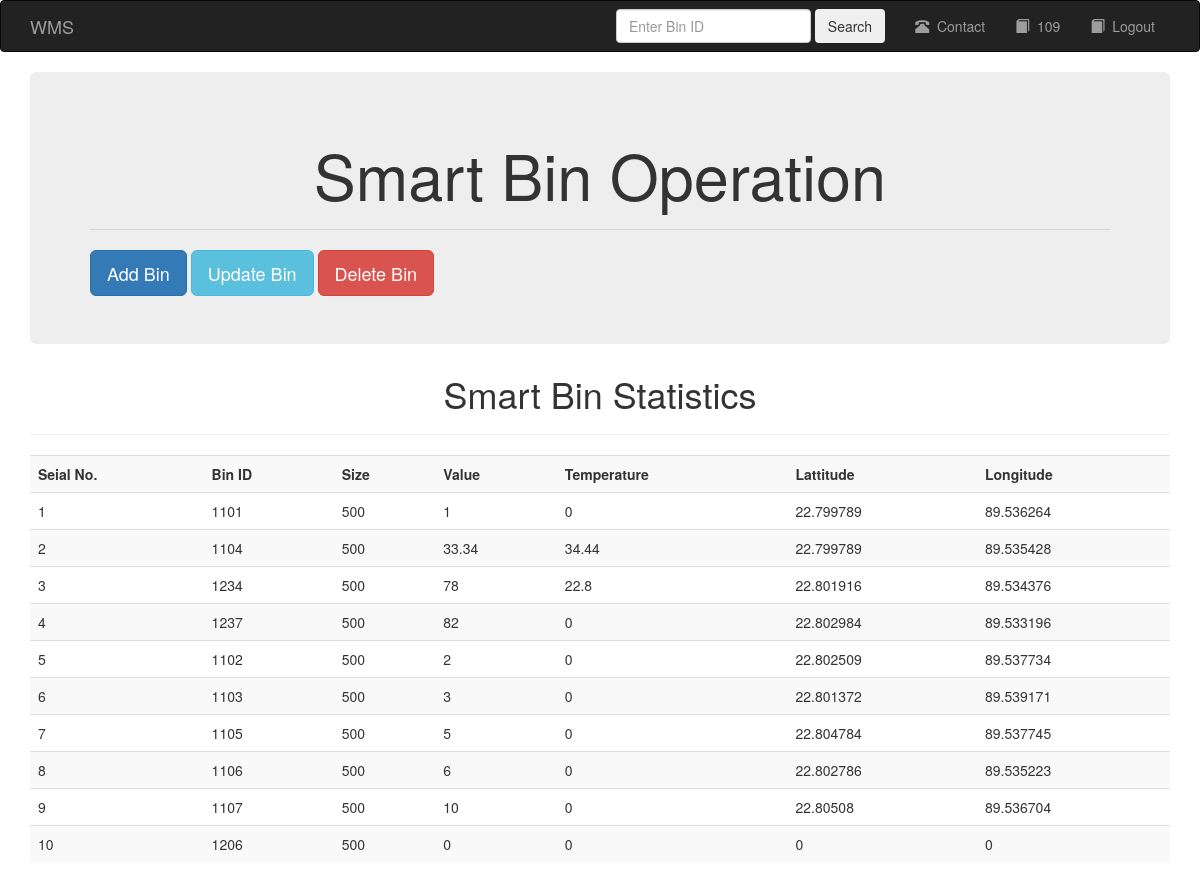
The page /admin/index.php (signed in) on the database its author committed.
### tables this page shows
CREATE TABLE `addbin` (
  `dustbinid` int(11) NOT NULL,
  `size` double NOT NULL
);

CREATE TABLE `get_location` (
  `dustbinid` int(11) NOT NULL,
  `longitude` double NOT NULL,
  `lattitude` double NOT NULL,
  `address` varchar(255) DEFAULT NULL
);

CREATE TABLE `get_value` (
  `dustbinid` int(11) NOT NULL,
  `value` double NOT NULL,
  `temperature` double NOT NULL
);

### lib/DB.php (called while the page is built, shortened)
<?php
class DB {
	private static $instance = null;
	private $db;
	private function __construct() {
		$this->db = new mysqli(DB_HOST, DB_USER, DB_PASSWORD, DB_NAME);
	}
	public static function getInstance() {
		if (!isset(self::$instance)) {
			self::$instance = new DB();
		}
		return self::$instance;
	}
	public function select($sql) {
		$result = $this->db->query($sql);
		if ($this->db->affected_rows > 0) {
			return $result;
		}
		return false;
	}
}

### admin/index.php (the view)
<?php include_once dirname(__DIR__) . DIRECTORY_SEPARATOR . 'inc' . DIRECTORY_SEPARATOR . 'header.php'; ?>
<?php
$sql = "SELECT * FROM addbin INNER JOIN get_value ON addbin.dustbinid=get_value.dustbinid INNER JOIN get_location ON get_value.dustbinid = get_location.dustbinid ";
$result_set = DB::getInstance()->select($sql);
$results = [];
if ($result_set) {
	while ($row = $result_set->fetch_object()) {
		$results[] = $row;
	}
}
?>
<div class="container">
	<div class="jumbotron">
		<h1 class="text-center">Smart Bin Operation</h1>
		<hr>
		<a href="add-dustbin.php" class="btn btn-primary btn-lg">Add Bin</a>
		<a href="update-dustbin.php" class="btn btn-info btn-lg">Update Bin</a>
		<a href="delete-dustbin.php" class="btn btn-danger btn-lg">Delete Bin</a>
	</div>
	<div>
		<h1 class="text-center">Smart Bin Statistics</h1>
		<hr>
		<table class="table table-striped table-responsive">
			<tr>
				<th>Seial No.</th>
				<th>Bin ID</th>
				<th>Size</th>
				<th>Value</th>
				<th>Temperature</th>
				<th>Lattitude</th>
				<th>Longitude</th>
			</tr>
			<?php
				$count = 0;
				foreach ($results as $result) {
			?>
					<tr>
						<td><?php echo ++$count; ?></td>
						<td><?php echo $result->dustbinid; ?></td>
						<td><?php echo $result->size; ?></td>
						<td><?php echo $result->value; ?></td>
						<td><?php echo $result->temperature; ?></td>
						<td><?php echo $result->lattitude; ?></td>
						<td><?php echo $result->longitude; ?></td>
					</tr>
			<?php
				}
			?>
		</table>
	</div>
</div>
<?php include_once dirname(__DIR__) . DIRECTORY_SEPARATOR . 'inc' . DIRECTORY_SEPARATOR . 'footer.php'; ?>

### rows shown on the page
addbin: get_location.dustbinid "1101", size "500", get_value.value "1", get_value.temperature "0", get_location.lattitude "22.799789", get_location.longitude "89.536264"
addbin: get_location.dustbinid "1104", size "500", get_value.value "33.34", get_value.temperature "34.44", get_location.lattitude "22.799789", get_location.longitude "89.535428"
addbin: get_location.dustbinid "1234", size "500", get_value.value "78", get_value.temperature "22.8", get_location.lattitude "22.801916", get_location.longitude "89.534376"
addbin: get_location.dustbinid "1237", size "500", get_value.value "82", get_value.temperature "0", get_location.lattitude "22.802984", get_location.longitude "89.533196"
addbin: get_location.dustbinid "1102", size "500", get_value.value "2", get_value.temperature "0", get_location.lattitude "22.802509", get_location.longitude "89.537734"
addbin: get_location.dustbinid "1103", size "500", get_value.value "3", get_value.temperature "0", get_location.lattitude "22.801372", get_location.longitude "89.539171"
addbin: get_location.dustbinid "1105", size "500", get_value.value "5", get_value.temperature "0", get_location.lattitude "22.804784", get_location.longitude "89.537745"
addbin: get_location.dustbinid "1106", size "500", get_value.value "6", get_value.temperature "0", get_location.lattitude "22.802786", get_location.longitude "89.535223"
addbin: get_location.dustbinid "1107", size "500", get_value.value "10", get_value.temperature "0", get_location.lattitude "22.80508", get_location.longitude "89.536704"
addbin: get_location.dustbinid "1206", size "500", get_value.value "0", get_value.temperature "0", get_location.lattitude "0", get_location.longitude "0"

### other values the page prints
$_SESSION['user'] "109"
